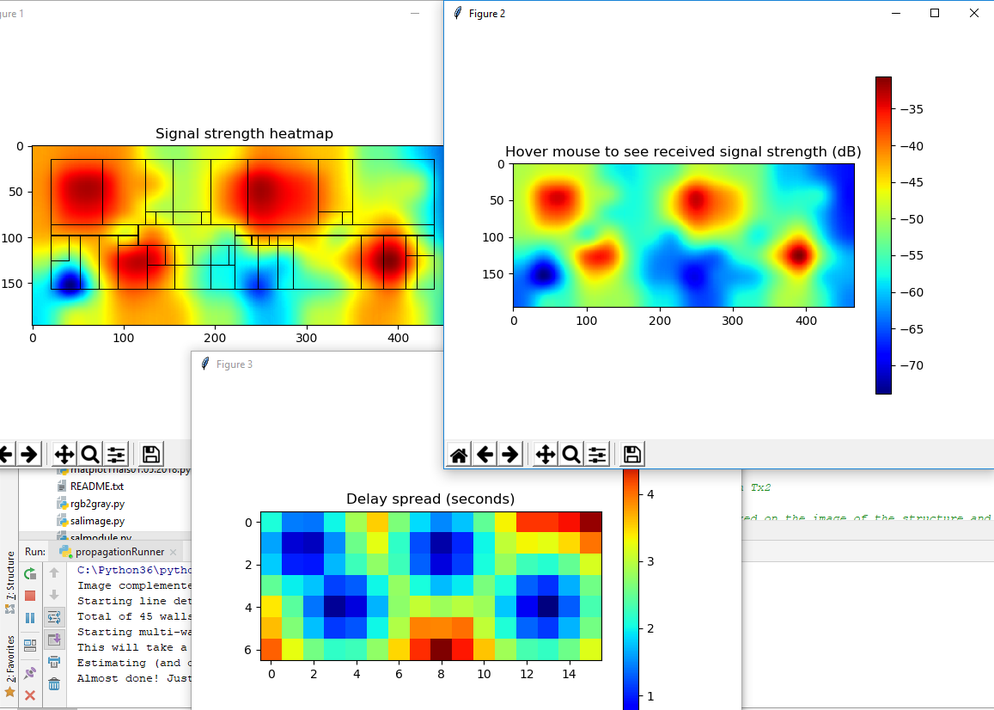
#> input picture Capture.PNG, 994 x 710 px, shrunk from 1157 x 826 before the run
$ python -i salimage.py   (imports and definitions only)
#> lines starting #> are read from the running program, lines starting #| are printed output that depends on the picture
import numpy as np
import scipy.ndimage.morphology as smorph
from skimage.transform import hough_line
import cv2
import skimage.morphology as skm


################################################################################
#               RGB To Gray (also exists in skimage.color.rgb2gray
################################################################################

# [68 lines left out: functions rgb2gray, gray2bw, bresenham, not called in this run]

###################################################################################
#                   IMPLEMENTING MATLAB BWMORPH MISSING PIECES
###################################################################################

class bwmorph:
    # [38 lines left out: functions diag, clean, endpoints, hbreak, spur, not called in this run]


###################################################################################
#                   IMPLEMENTING MATLAB BWMORPH MISSING PIECES
###################################################################################
# This requires a thinned image to be passed in
# The little openings between the connected lines can be fixed by changing the line width in
# "cv2.line(im, (x1, y1), (x2, y2), (0, 0, 0), thickness=2, lineType=8)" to "1"
# But that's only recommended if the lines are super straight.

def preciseHough(im,lineMinLen=10,lineMaxGap=5):
    # performing thinking on the image to create diagonal artifacts
#> called with lineMinLen = 10, lineMaxGap = 5
    im = np.array(im * 255, dtype=np.uint8)
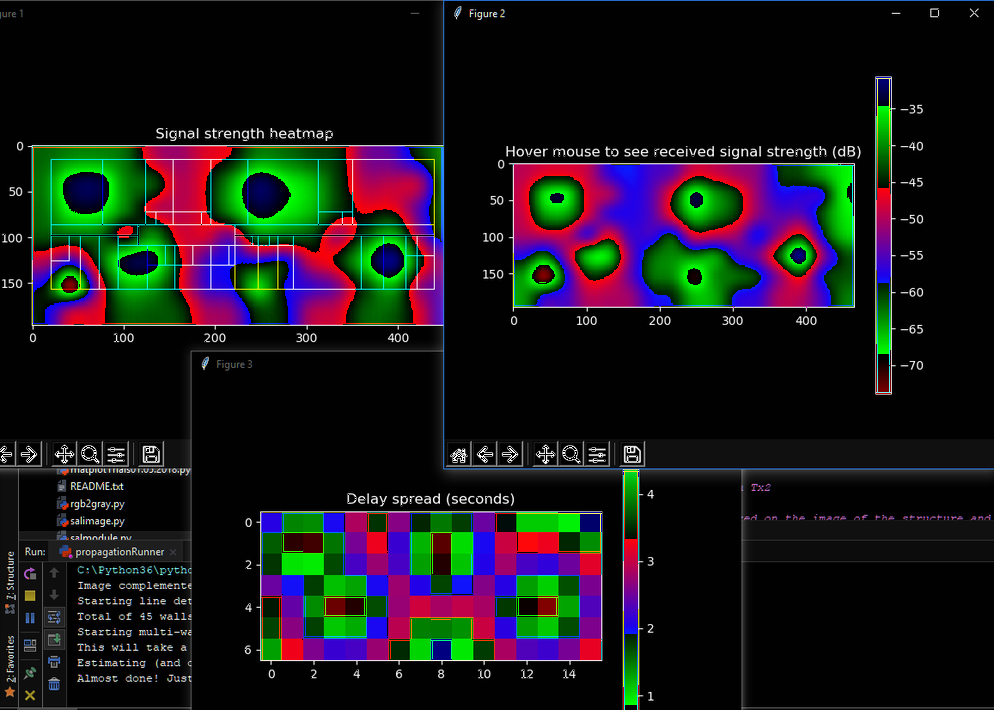
#> im: shape (710, 994, 3); mean of channels 0, 1, 2 25.2, 23.2, 24.3; drawn as B, G, R
    labledLines = np.zeros(im.shape)
    numLines = 0
    strel = np.ones((4, 4))

    # Implementing Custome Hough Transform
    linesCenter = np.array([]).reshape(2, 0)
    lineEndCoords = np.array([]).reshape(0, 4)

    while True:  # Iterate untill all the walls are extracted
        hspace, _, _ = hough_line(im)  # Getting hspace to threshold and extract one line at a time
        lines = cv2.HoughLinesP(im, 1, np.pi / 180, np.max(np.max(hspace)), lineMinLen, lineMaxGap)
        if lines is None:
            break

        x = np.array([lines[:, 0, 0], lines[:, 0, 2]]) ;  y = np.array([lines[:, 0, 1], lines[:, 0, 3]])
        iterLineCent = np.array([np.mean(x, 0), np.mean(y, 0)])

        linesCenter = np.hstack([linesCenter, iterLineCent])
        lineEndCoords = np.vstack([lineEndCoords,lines[:,0,:]])

        counter = 0
        for x1, y1, x2, y2 in lines[:, 0, :]:
            cv2.line(im, (x1, y1), (x2, y2), (0, 0, 0), thickness=2, lineType=8)
            cv2.line(labledLines, (x1, y1), (x2, y2), (255 - (numLines+counter), 0, 0), thickness=1, lineType=8)
            counter = counter + 1
        # end of for

        im = skm.closing(im, strel)  # close image to fill holes
        numLines = numLines + lines.shape[0]

    else:  # When there are no other lines detected by the Hough transform
        pass
#> labledLines: shape (710, 994, 3) float64; every value is 0
#> after the loop, numLines = 0
    # end of while
    return labledLines,linesCenter,lineEndCoords,numLines


################################################################################
#                         Heatmap Data to RGB IMAGE
################################################################################

# [59 lines left out: function data2heatmap, not called in this run]

>>> import cv2
>>> picture = cv2.cvtColor(cv2.imread('Capture.PNG'), cv2.COLOR_BGR2RGB)
#> (the run stopped early here; a loop or call above may not have finished)
